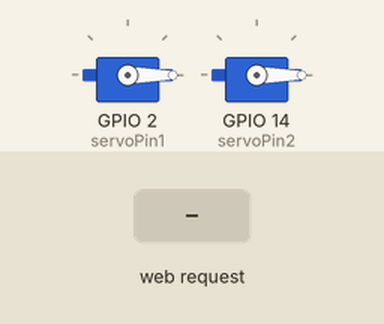
Simulated run of this sketch. Board: ESP8266 (NodeMCU). Shown: 2 × servo. The test bench sets the inputs (shaded band). WiFi joins after 1.5 s; servers stay silent unless stated; what the sketch prints to the serial monitor is not drawn.

Above: at 3.2 s.
3.3 s: HTTP request GET /setServo1?angle=120 received
At 4.5 s:
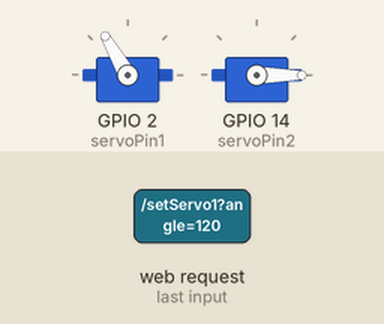
4.8 s: HTTP request GET /setServo2?angle=120 received
At 5.8 s:
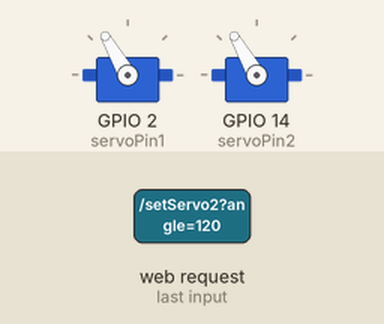
6.3 s: HTTP request GET /setServo1?angle=1 received
At 7.0 s:
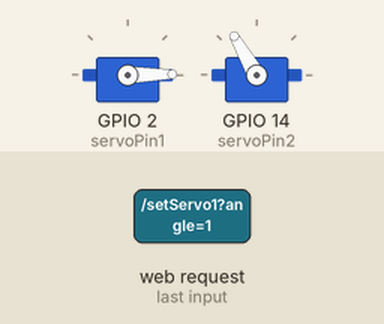
Timing chart, 0 to 9.3 s (numbered marks = the images above; inputs shaded):
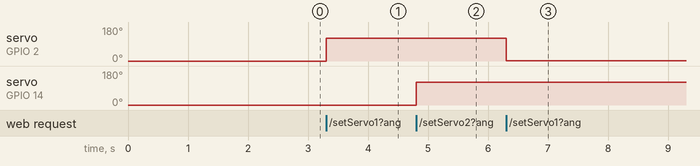

Measured:
- after the input at 3.3 s, servo on GPIO 2 (servoPin1): 0° → 120° at once
- after the input at 4.8 s, servo on GPIO 14 (servoPin2): 0° → 120° at once
- after the input at 6.3 s, servo on GPIO 2 (servoPin1): 120° → 1° at once

The sketch:

code_ph_n_c_ng.ino
```cpp
#include <ESP8266WiFi.h>
#include <ESP8266WebServer.h>
#include <Servo.h> // Sử dụng thư viện Servo cho ESP8266
const int trig1 = 5;     // chân trig của HC-SR04
const int echo1 = 4;
const int trig2 = 0;     // chân trig của HC-SR04
const int echo2 = 12;
const int trig3 = 3;     // chân trig của HC-SR04
const int echo3 = 13;
// Thông tin mạng WiFi
const char* ssid = "OPPO A32";
const char* password = "12042002";

// Tạo một server trên cổng 80
ESP8266WebServer server(8080);

// Tạo một đối tượng servo
Servo myservo1;
Servo myservo2;


// Chân GPIO mà servo được kết nối
int servoPin1 = 2; // GPIO2
int servoPin2 = 14; // GPIO2
void setup() {

  Serial.begin(9600);
  pinMode(trig1,OUTPUT);   // chân trig sẽ phát tín hiệu
  pinMode(echo1,INPUT);
  pinMode(trig2,OUTPUT);   // chân trig sẽ phát tín hiệu
  pinMode(echo2,INPUT);
  pinMode(trig3,OUTPUT);   // chân trig sẽ phát tín hiệu
  pinMode(echo3,INPUT);
  // Kết nối tới mạng WiFi
  WiFi.begin(ssid, password);
  while (WiFi.status() != WL_CONNECTED) {
    delay(1000);
    Serial.println("Connecting to WiFi...");
  }

  Serial.println("Connected to WiFi");
  Serial.print("IP Address: ");
  Serial.println(WiFi.localIP());

  // Gắn servo vào chân GPIO
  myservo1.attach(servoPin1);
      myservo1.write(0);

  myservo2.attach(servoPin2);
      myservo2.write(0);

  // Thiết lập hàm xử lý cho yêu cầu GET tại root "/"
  server.on("/setServo1", handleSetServo1);
  server.on("/setServo2", handleSetServo2);
  server.on("/sieuam1",thung);
  server.on("/sieuam2",khoangcach);


  // Bắt đầu server
  server.begin();
  Serial.println("HTTP server started");
}


// Hàm xử lý cho yêu cầu đặt góc servo
void handleSetServo1() {
  if (server.hasArg("angle")) {
    int angle = server.arg("angle").toInt();
    if (angle >= 0 && angle <= 180) {
      myservo1.write(angle);
      String message = "Servo angle set to ";
      message += angle;
      message += " degrees";
      server.send(200, "text/plain", message);
    } else {
      server.send(400, "text/plain", "Invalid angle. Please use a value between 0 and 180.");
    }
  } else {
    server.send(400, "text/plain", "No angle provided. Please use /setServo?angle=<0-180>.");
  }
}


// Hàm xử lý cho yêu cầu đặt góc servo
void handleSetServo2() {
  if (server.hasArg("angle")) {
    int angle = server.arg("angle").toInt();
    if (angle >= 0 && angle <= 180) {
      myservo2.write(angle);
      String message = "Servo angle set to ";
      message += angle;
      message += " degrees";
      server.send(200, "text/plain", message);
    } else {
      server.send(400, "text/plain", "Invalid angle. Please use a value between 0 and 180.");
    }
  } else {
    server.send(400, "text/plain", "No angle provided. Please use /setServo?angle=<0-180>.");
  }
}
void getdistance(int trig,int echo){
  unsigned long duration; // biến đo thời gian
    int distance;           // biến lưu khoảng cách

    /* Phát xung từ chân trig */
    digitalWrite(trig,0);   // tắt chân trig
    delayMicroseconds(2);
    digitalWrite(trig,1);   // phát xung từ chân trig
    delayMicroseconds(5);   // xung có độ dài 5 microSeconds
    digitalWrite(trig,0);   // tắt chân trig

    /* Tính toán thời gian */
    // Đo độ rộng xung HIGH ở chân echo.
    duration = pulseIn(echo,HIGH);
    // Tính khoảng cách đến vật.
    distance = int(duration/2/29.412);
    String dis = String(distance);
    server.send(200,"text/plain",dis);
    /* In kết quả ra Serial Monitor */
    Serial.print(distance);
    Serial.println("cm");
}
int getdistance1(int trig, int echo){
  unsigned long duration;
  unsigned long duration1;// biến đo thời gian
    int distance;           // biến lưu khoảng cách
    int distance1;
    digitalWrite(trig,0);   // tắt chân trig
    delayMicroseconds(2);
    digitalWrite(trig,1);   // phát xung từ chân trig
    delayMicroseconds(5);   // xung có độ dài 5 microSeconds
    digitalWrite(trig,0);
    /* Phát xung từ chân trig */

     // tắt chân trig

    /* Tính toán thời gian */
    // Đo độ rộng xung HIGH ở chân echo.
    duration = pulseIn(echo,HIGH);
    // Tính khoảng cách đến vật.
    distance = int(duration/2/29.412);

    /* In kết quả ra Serial Monitor */
    Serial.print(distance);
    Serial.println("cm");
    return distance;
}

void thung(){
  int d1 = getdistance1(trig1,echo1);
  int d2= getdistance1(trig3,echo3);
  String kc = String(d1)+"," +String(d2);
  server.send(200,"text/plain",kc);
}
void khoangcach(){
  getdistance(trig2,echo2);
}


void loop() {
  server.handleClient();

}
```
